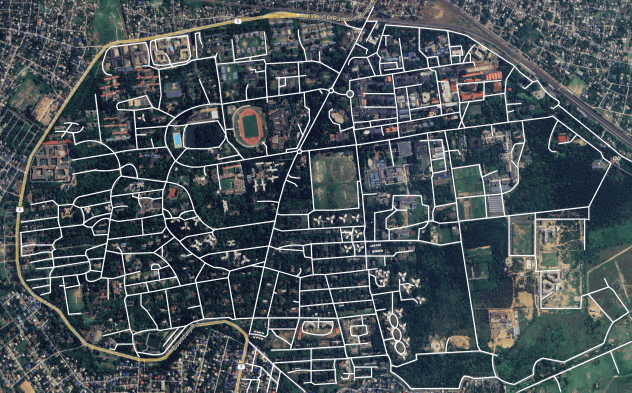
#> input picture WS_Tasks/Task 1/maze.png, 1264 x 785 px, found by its file name (shown at 1/2 size)
$ python Task3.py
#> lines starting #> are read from the running program, lines starting #| are printed output that depends on the picture
#Task: Implement RRT* on the given maze.

import cv2                              # Import OpenCV for image processing and display
import numpy as np                      # Import NumPy for numerical operations
import random                           # Import random module for random sampling
import math                             # Import math module for mathematical functions

img = cv2.imread(r"maze.png")
#> img is the input picture: shape (785, 1264, 3); mean B, G, R 86.8, 81.8, 72.3
# Read the maze image from the specified file path

img = cv2.resize(img, (400, 400))
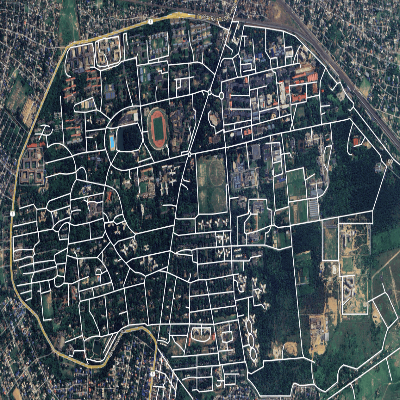
#> img: shape (400, 400, 3); mean B, G, R 86.7, 81.6, 72.2
# Resize the image to 400x400 pixels

gray = cv2.cvtColor(img, cv2.COLOR_BGR2GRAY)
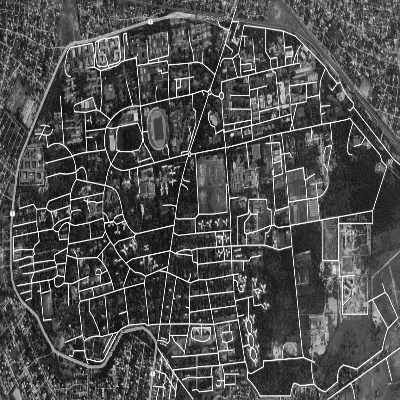
#> gray: shape (400, 400); min 9, max 255, mean 79.4
# Convert the image to grayscale

_, bw = cv2.threshold(gray, 127, 255, cv2.THRESH_BINARY)
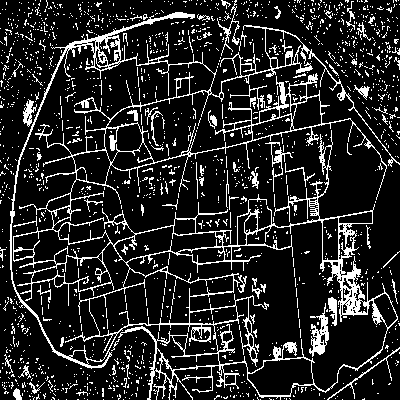
#> bw: shape (400, 400); 15.2% white in thin lines or dots
# Convert the grayscale image into a binary image (free space = white, obstacles = black)

start = (30, 370)                       # Define the start point
goal = (200, 395)                       # Define the goal point

nodes = [start]                        # Initialize the node list with the start node
parent = {start: None}                 # Dictionary to store parent relationships
cost = {start: 0}                      # Dictionary to store cost from start to each node

step = 20                              # Step size for tree expansion
radius = 40                            # Neighborhood radius for rewiring (RRT*)

def free(p):
    # Check if a point is within bounds and lies in free space
    return 0 <= p[0] < 400 and 0 <= p[1] < 400 and bw[p[1], p[0]] == 255

def dist(a, b):
    # Compute Euclidean distance between two points
    return math.sqrt((a[0]-b[0])**2 + (a[1]-b[1])**2)

def steer(a, b):
    # Move from point a towards point b by at most 'step' distance
    d = dist(a, b)
    if d < step:
        return b
    x = int(a[0] + step * (b[0]-a[0]) / d)
    y = int(a[1] + step * (b[1]-a[1]) / d)
    return (x, y)

def collision(a, b):
    # Check whether the straight path from a to b intersects any obstacle
    for i in range(21):
        x = int(a[0] + (b[0]-a[0]) * i / 20)
        y = int(a[1] + (b[1]-a[1]) * i / 20)
        if bw[y, x] == 0:
            return True
    return False

for _ in range(6000):                  # Run the RRT* algorithm for a fixed number of iterations
    rand = (random.randint(0, 399), random.randint(0, 399))
    # Randomly sample a point in the image

    if not free(rand):
        continue                       # Skip if the sampled point is not in free space

    nearest = nodes[0]                 # Find the nearest existing node
    for n in nodes:
        if dist(n, rand) < dist(nearest, rand):
            nearest = n

    new = steer(nearest, rand)         # Generate a new node towards the random sample

    if not free(new) or collision(nearest, new):
        continue                       # Skip if new node is invalid or path is blocked

    best_parent = nearest
    best_cost = cost[nearest] + dist(nearest, new)
    # Initialize best parent and cost

    for n in nodes:
        if dist(n, new) < radius and not collision(n, new):
            c = cost[n] + dist(n, new)
            if c < best_cost:
                best_cost = c
                best_parent = n
    # Choose the best parent within the neighborhood (RRT* optimization)

    nodes.append(new)                  # Add the new node to the tree
    parent[new] = best_parent          # Assign its parent
    cost[new] = best_cost              # Store its cost

    for n in nodes:
        if n != new and dist(n, new) < radius and not collision(new, n):
            if cost[new] + dist(new, n) < cost[n]:
                parent[n] = new
                cost[n] = cost[new] + dist(new, n)
    # Rewire nearby nodes if a cheaper path is found

    if dist(new, goal) < step and not collision(new, goal):
        parent[goal] = new             # Connect the goal if reachable
        cost[goal] = cost[new] + dist(new, goal)
        break
#> this loop made 6000 passes
#> rand on passes 2, 3, 5: (215, 20), (132, 261), (155, 244)
#> after the loop, cost = {(30, 370): 0}; nodes = [(30, 370)]; parent = 1 item

cur = goal                             # Backtrack from goal to start
#> cur = (200, 395)
while cur in parent and parent[cur] is not None:
    p = parent[cur]
    cv2.line(img, p, cur, (0, 0, 255), 2)
    # Draw the path segment in red
    cur = p
#> this loop made 0 passes

cv2.imshow("RRT* Path", img)           # Display the maze with the RRT* path
cv2.waitKey(0)                         # Wait indefinitely until a key is pressed
cv2.destroyAllWindows()                # Close all OpenCV windows
